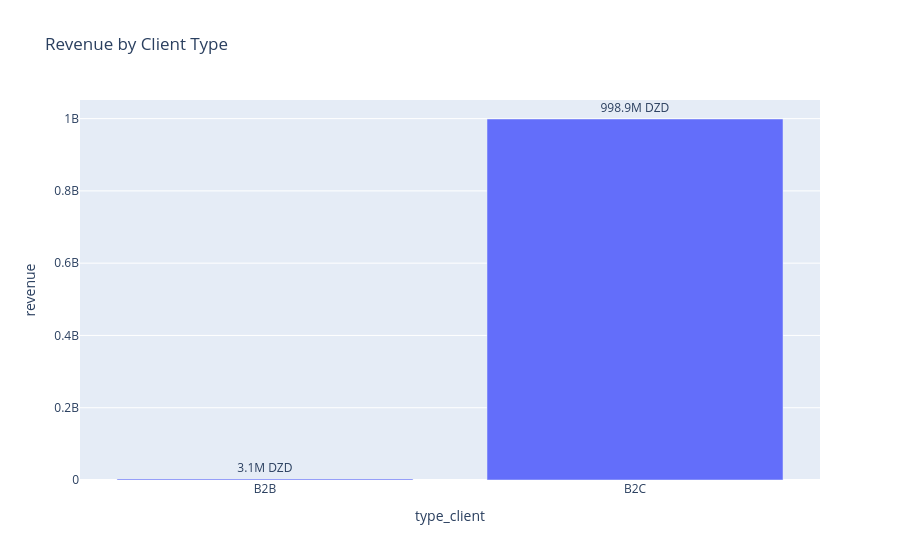

Here is the notebook cell this chart was saved with:
### Markdown cell above
### 3.4 B2B vs B2C:

### Code cell
b2b_b2c = df_merged.groupby('type_client').agg(
    revenue=('montant_da', 'sum'),
    orders=('id_commande_anon', 'nunique'),
    avg_basket=('montant_da', 'mean')
).reset_index()
fig = px.bar(b2b_b2c, x='type_client', y='revenue',
             text=b2b_b2c['revenue'].apply(lambda x: f"{x/1e6:.1f}M DZD"),
             title="Revenue by Client Type")
fig.update_traces(textposition='outside')
fig.show()

### Figure 1 — Plotly figure (JSON) as saved in the notebook; plotly's stock layout.template omitted (floating-point values rounded to 4 significant figures)
{"data": [{"hovertemplate": "type_client=%{x}<br>revenue=%{y}<br>text=%{text}<extra></extra>", "legendgroup": "", "marker": {"color": "#636efa", "pattern": {"shape": ""}}, "name": "", "orientation": "v", "showlegend": false, "text": ["3.1M DZD", "998.9M DZD"], "textposition": "outside", "type": "bar", "x": ["B2B", "B2C"], "xaxis": "x", "y": [3060000.0, 998900000.0], "yaxis": "y"}], "layout": {"barmode": "relative", "legend": {"tracegroupgap": 0}, "title": {"text": "Revenue by Client Type"}, "xaxis": {"anchor": "y", "domain": [0, 1], "title": {"text": "type_client"}}, "yaxis": {"anchor": "x", "domain": [0, 1], "title": {"text": "revenue"}}}}
